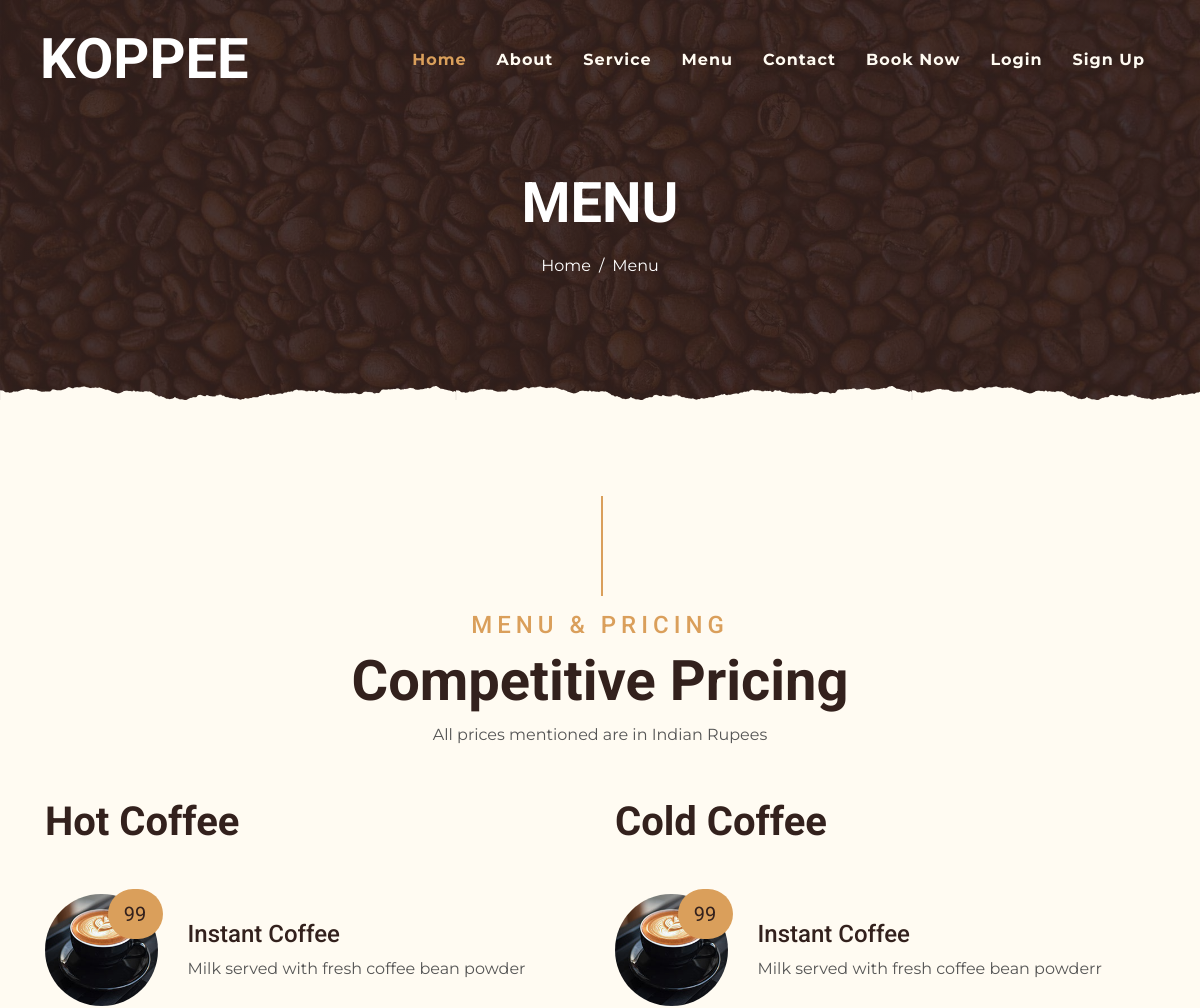
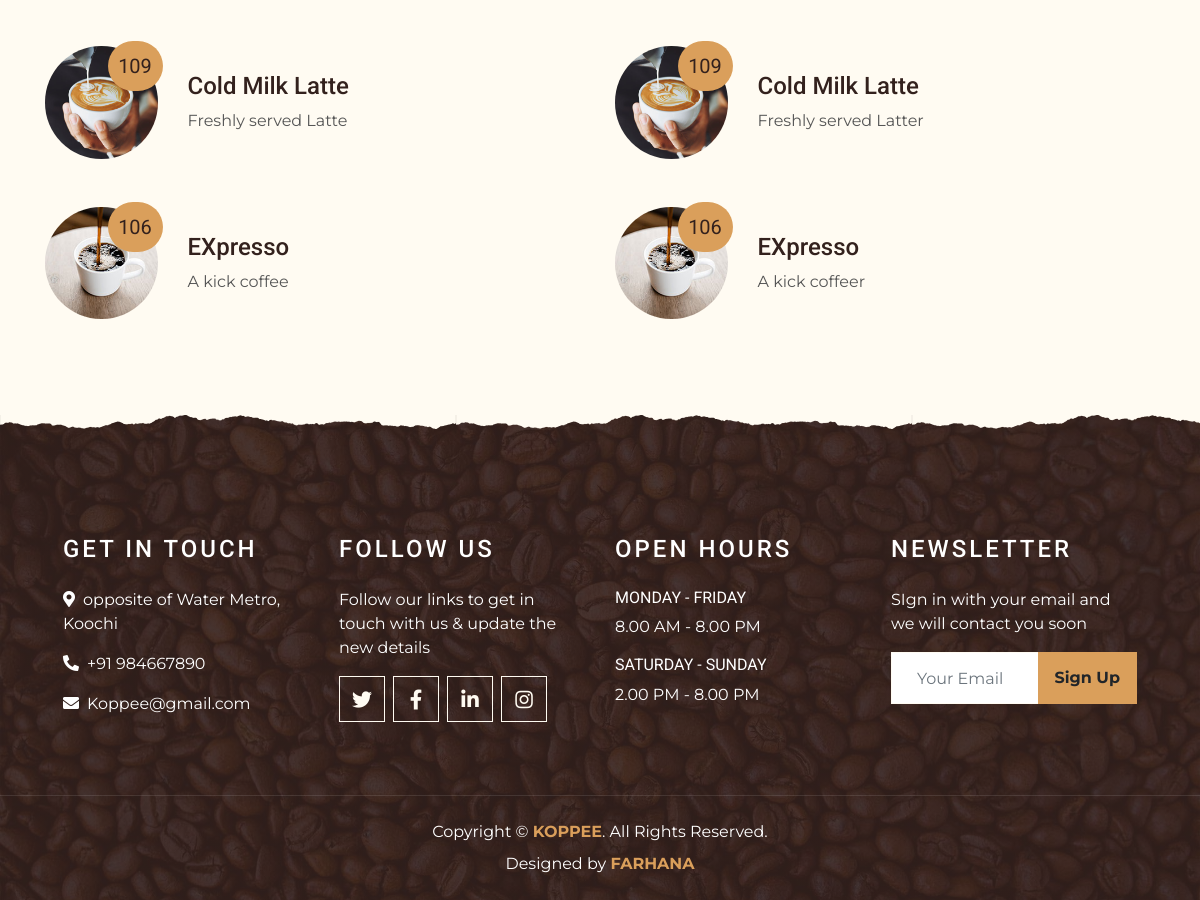
The app's page /product/ with its own data (2 pictures, top to bottom).
### products/models.py (models this page shows, shortened)
class products(models.Model):
    prod_name = models.CharField( max_length=50)
    prod_descr = models.TextField()
    prod_categ = models.ForeignKey(category, on_delete=models.CASCADE)
    prod_price = models.IntegerField()
    prod_img = models.ImageField(upload_to='pic')

### products/views.py (the view)
# urls.py: path('', views.menu, name='menu'),
def menu(request):
    dict_product = {
        'products' : products.objects.all()
    }
    return render(request,'menu.html',dict_product)

### templates/menu.html
{% extends 'base.html' %}
    {% load static %}
    {% block content %}
    <div class="container-fluid page-header mb-5 position-relative overlay-bottom">
        <div class="d-flex flex-column align-items-center justify-content-center pt-0 pt-lg-5" style="min-height: 400px">
            <h1 class="display-4 mb-3 mt-0 mt-lg-5 text-white text-uppercase">Menu</h1>
            <div class="d-inline-flex mb-lg-5">
                <p class="m-0 text-white"><a class="text-white" href="">Home</a></p>
                <p class="m-0 text-white px-2">/</p>
                <p class="m-0 text-white">Menu</p>
            </div>
        </div>
    </div>
    <div class="container-fluid pt-5">
        <div class="container">
            <div class="section-title">
                <h4 class="text-primary text-uppercase" style="letter-spacing: 5px;">Menu & Pricing</h4>
                <h1 class="display-4">Competitive Pricing</h1>
                <p>All prices mentioned are in Indian Rupees</p>
            </div>
                    <div class="row">
                        <div class="col-lg-6">
                            <h1 class="mb-5">Hot Coffee</h1>
                            {% for i in products %}
                            <div class="row align-items-center mb-5">
                                <div class="col-4 col-sm-3">
                                    <img class="w-100 rounded-circle mb-3 mb-sm-0" src="{{ i.prod_img.url }}" alt="">
                                    <h5 class="menu-price">{{i.prod_price}}</h5>
                                </div>
                                <div class="col-8 col-sm-9">
                                    <h4>{{i.prod_name}}</h4>
                                    <p class="m-0">{{i.prod_descr}}</p>
                                </div>
                            </div>
                            {%endfor%}
                        </div>
                        <div class="col-lg-6">
                            <h1 class="mb-5">Cold Coffee</h1>
                            {%for i in products %}
                            <div class="row align-items-center mb-5">
                                <div class="col-4 col-sm-3">
                                    <img class="w-100 rounded-circle mb-3 mb-sm-0" src="{{i.prod_img.url}}" alt="">
                                    <h5 class="menu-price">{{i.prod_price}}</h5>
                                </div>
                                <div class="col-8 col-sm-9">
                                    <h4>{{i.prod_name}}</h4>
                                    <p class="m-0">{{i.prod_descr}}r</p>
                                </div>
                            </div>
                            {%endfor%}
                </div>
            </div>
        </div>
    </div>
{% endblock %}

### templates/base.html (shortened to what this page needs)
{% load static %}
<!DOCTYPE html>
<html lang="en">
<head>
    <link href="https://cdnjs.cloudflare.com/ajax/libs/font-awesome/5.10.0/css/all.min.css" rel="stylesheet">
    <link href="{% static 'lib/owlcarousel/assets/owl.carousel.min.css' %}" rel="stylesheet">
    <link href="{% static 'lib/tempusdominus/css/tempusdominus-bootstrap-4.min.css' %}" rel="stylesheet" />
    <link href="{% static 'css/style.min.css' %}" rel="stylesheet">
    <link href="{% static 'css/style.css' %}" rel="stylesheet">
</head>
<body>
    <div class="container-fluid p-0 nav-bar">
        <nav class="navbar navbar-expand-lg bg-none navbar-dark py-3">
            <a href="{% url 'index' %}" class="navbar-brand px-lg-4 m-0">
                <h1 class="m-0 display-4 text-uppercase text-white">KOPPEE</h1>
            </a>
            <div class="collapse navbar-collapse justify-content-between" id="navbarCollapse">
                <div class="navbar-nav ml-auto p-4">
                    <a href="{% url 'index' %}" class="nav-item nav-link active">Home</a>
                    <a href="{% url 'about' %}" class="nav-item nav-link">About</a>
                    <a href="{% url 'service' %}" class="nav-item nav-link">Service</a>
                    <a href="{% url 'menu' %}" class="nav-item nav-link">Menu</a>
                    <a href="{% url 'contact' %}" class="nav-item nav-link">Contact</a>
                    {%if user.is_authenticated %}
                    <a href="{% url 'booknow' %}" class="nav-item nav-link">Book Now</a>
                    <a href="{% url 'logout' %}" class="nav-item nav-link">Logout</a>
                    <a href="#" class="nav-item nav-link">Hi, {{user.username}}</a>
                    {%else %}
                    <a href="{% url 'login' %}" class="nav-item nav-link" onclick="myFunction()">Book Now</a>
                    <a href="{% url 'login' %}" class="nav-item nav-link">Login</a>
                    <a href="{% url 'signup' %}" class="nav-item nav-link">Sign Up</a>
                    {%endif%}
                </div>
            </div>
        </nav>
    </div>
    {% block content %}
    {% endblock %}
     <div class="container-fluid footer text-white mt-5 pt-5 px-0 position-relative overlay-top">
        <div class="row mx-0 pt-5 px-sm-3 px-lg-5 mt-4">
            <div class="col-lg-3 col-md-6 mb-5">
                <h4 class="text-white text-uppercase mb-4" style="letter-spacing: 3px;">Get In Touch</h4>
                <p><i class="fa fa-map-marker-alt mr-2"></i>opposite of Water Metro, Koochi</p>
                <p><i class="fa fa-phone-alt mr-2"></i>+91 984667890</p>
                <p class="m-0"><i class="fa fa-envelope mr-2"></i>Koppee@gmail.com</p>
            </div>
            <div class="col-lg-3 col-md-6 mb-5">
                <h4 class="text-white text-uppercase mb-4" style="letter-spacing: 3px;">Follow Us</h4>
                <p>Follow our links to get in touch with us & update the new details </p>
                <div class="d-flex justify-content-start">
                    <a class="btn btn-lg btn-outline-light btn-lg-square mr-2" href="#"><i class="fab fa-twitter"></i></a>
                    <a class="btn btn-lg btn-outline-light btn-lg-square mr-2" href="#"><i class="fab fa-facebook-f"></i></a>
                    <a class="btn btn-lg btn-outline-light btn-lg-square mr-2" href="#"><i class="fab fa-linkedin-in"></i></a>
                    <a class="btn btn-lg btn-outline-light btn-lg-square" href="#"><i class="fab fa-instagram"></i></a>
                </div>
            </div>
            <div class="col-lg-3 col-md-6 mb-5">
                <h4 class="text-white text-uppercase mb-4" style="letter-spacing: 3px;">Open Hours</h4>
                <div>
                    <h6 class="text-white text-uppercase">Monday - Friday</h6>
                    <p>8.00 AM - 8.00 PM</p>
                    <h6 class="text-white text-uppercase">Saturday - Sunday</h6>
                    <p>2.00 PM - 8.00 PM</p>
                </div>
            </div>
            <div class="col-lg-3 col-md-6 mb-5">
                <h4 class="text-white text-uppercase mb-4" style="letter-spacing: 3px;">Newsletter</h4>
                <p>SIgn in with your email and we will contact you soon</p>
                <div class="w-100">
                    <div class="input-group">
                        <input type="text" class="form-control border-light" style="padding: 25px;" placeholder="Your Email">
                        <div class="input-group-append">
                            <button class="btn btn-primary font-weight-bold px-3">Sign Up</button>
                        </div>
                    </div>
                </div>
            </div>
        </div>
        <div class="container-fluid text-center text-white border-top mt-4 py-4 px-sm-3 px-md-5" style="border-color: rgba(256, 256, 256, .1) !important;">
            <p class="mb-2 text-white">Copyright &copy; <a class="font-weight-bold" href="#">KOPPEE</a>. All Rights Reserved.</a></p>
            <p class="m-0 text-white">Designed by <a class="font-weight-bold" href="#">FARHANA</a></p>
        </div>
    </div>
</body>
</html>

### records on screen
products: prod_img (picture), prod_price "99", prod_name "Instant Coffee", prod_descr "Milk served with fresh coffee bean powder"
products: prod_img (picture), prod_price "109", prod_name "Cold Milk Latte", prod_descr "Freshly served Latte"
products: prod_img (picture), prod_price "106", prod_name "EXpresso", prod_descr "A kick coffee"
